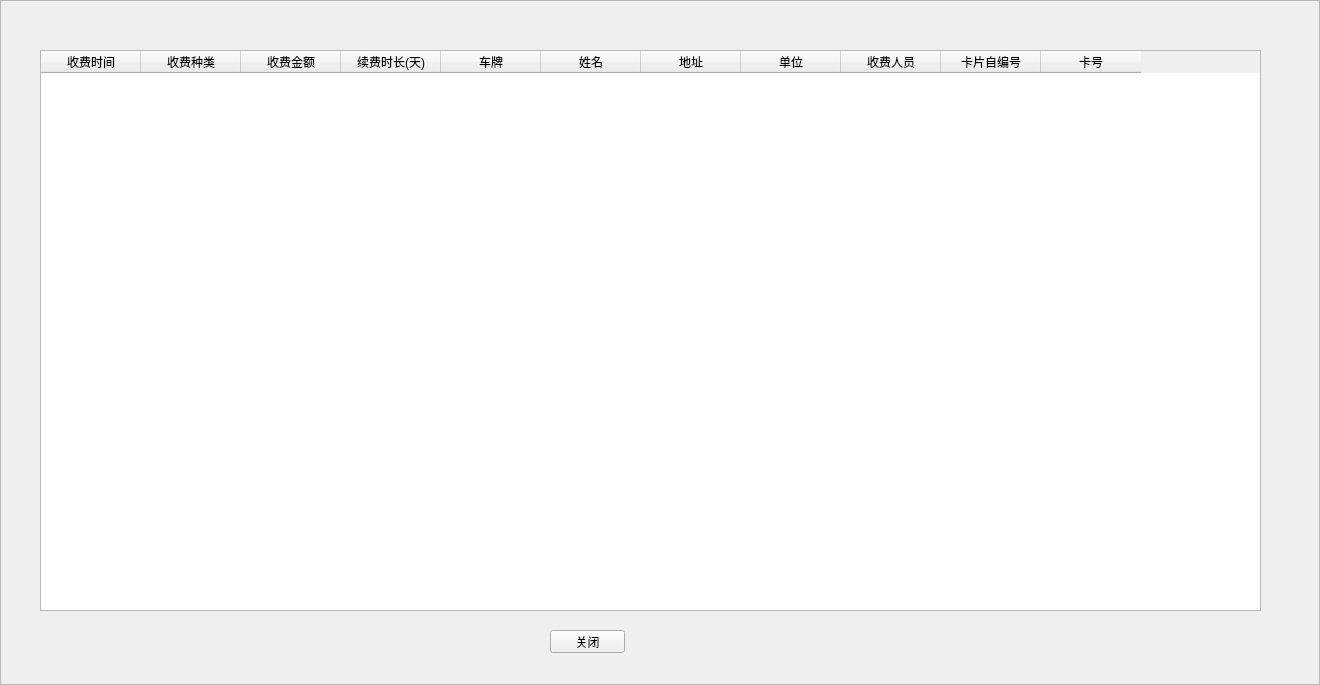
<?xml version="1.0" encoding="UTF-8"?>
<ui version="4.0">
 <class>NewCRenewalRecords</class>
 <widget class="QFrame" name="NewCRenewalRecords">
  <property name="geometry">
   <rect>
    <x>0</x>
    <y>0</y>
    <width>1320</width>
    <height>685</height>
   </rect>
  </property>
  <property name="windowTitle">
   <string>续费纪录</string>
  </property>
  <property name="styleSheet">
   <string notr="true">background-image:url(D:/WinParkUI/debug/Image/NewIcon/CommonBigBG-normal1366x768.jpg);</string>
  </property>
  <property name="frameShape">
   <enum>QFrame::StyledPanel</enum>
  </property>
  <property name="frameShadow">
   <enum>QFrame::Raised</enum>
  </property>
  <widget class="QWidget" name="widget" native="true">
   <property name="geometry">
    <rect>
     <x>40</x>
     <y>50</y>
     <width>1231</width>
     <height>611</height>
    </rect>
   </property>
   <property name="styleSheet">
    <string notr="true">background-image:url(none);</string>
   </property>
   <widget class="QTableWidget" name="tableRenewalRecord">
    <property name="geometry">
     <rect>
      <x>0</x>
      <y>0</y>
      <width>1221</width>
      <height>561</height>
     </rect>
    </property>
    <property name="styleSheet">
     <string notr="true">background-image:url(none);</string>
    </property>
    <column>
     <property name="text">
      <string>收费时间</string>
     </property>
    </column>
    <column>
     <property name="text">
      <string>收费种类</string>
     </property>
    </column>
    <column>
     <property name="text">
      <string>收费金额</string>
     </property>
    </column>
    <column>
     <property name="text">
      <string>续费时长(天)</string>
     </property>
    </column>
    <column>
     <property name="text">
      <string>车牌</string>
     </property>
    </column>
    <column>
     <property name="text">
      <string>姓名</string>
     </property>
    </column>
    <column>
     <property name="text">
      <string>地址</string>
     </property>
    </column>
    <column>
     <property name="text">
      <string>单位</string>
     </property>
    </column>
    <column>
     <property name="text">
      <string>收费人员</string>
     </property>
    </column>
    <column>
     <property name="text">
      <string>卡片自编号</string>
     </property>
    </column>
    <column>
     <property name="text">
      <string>卡号</string>
     </property>
    </column>
   </widget>
   <widget class="QPushButton" name="btnMinimalize">
    <property name="geometry">
     <rect>
      <x>510</x>
      <y>580</y>
      <width>75</width>
      <height>23</height>
     </rect>
    </property>
    <property name="styleSheet">
     <string notr="true">background-image:url(none);</string>
    </property>
    <property name="text">
     <string>关闭</string>
    </property>
   </widget>
  </widget>
  <widget class="QLabel" name="lblTitle">
   <property name="geometry">
    <rect>
     <x>30</x>
     <y>5</y>
     <width>141</width>
     <height>21</height>
    </rect>
   </property>
   <property name="font">
    <font>
     <weight>75</weight>
     <bold>true</bold>
    </font>
   </property>
   <property name="styleSheet">
    <string notr="true">background-image:url(none);
color: rgb(170, 0, 0);</string>
   </property>
   <property name="text">
    <string/>
   </property>
  </widget>
  <widget class="QLabel" name="lblClose">
   <property name="geometry">
    <rect>
     <x>1281</x>
     <y>4</y>
     <width>30</width>
     <height>15</height>
    </rect>
   </property>
   <property name="text">
    <string/>
   </property>
  </widget>
 </widget>
 <resources/>
 <connections/>
</ui>
